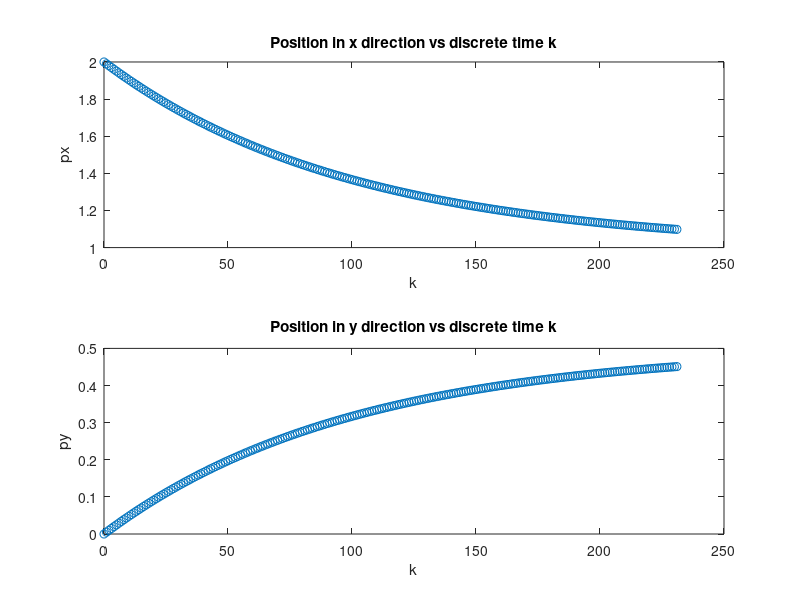
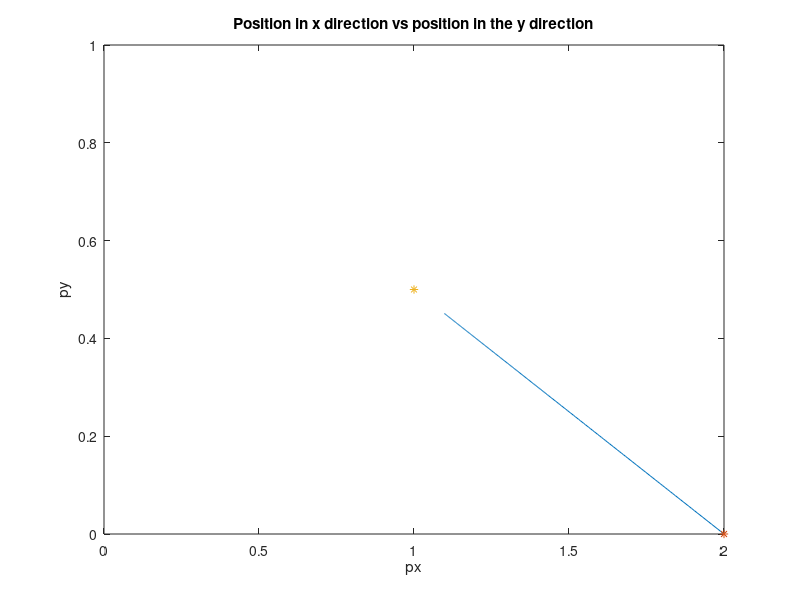

Source code (MATLAB) for these figures, in order:
% ECE 8 Lecture 9 -- Calculate position trajectory of the brick using a discrete-time
% model for any given number of discrete steps
close all;
clear all;

% discrete number of steps to calculate the trajectory
% N = 200;
% No need to define it as we will do a while loop

% define desired position
pxd = 1;
pyd = 0.5;

% provide what is needed to calculate the trajectory

% 1) define the initial condition (position)
px0 = 2;
py0 = 0;

% 2) define the input (velocity)
% Now that we understand the principle of feedback, we will
% define vx and vy using the error between the desired position
% and the current position. We do this in the for loop below.

% 3) define the planar model (in this case
%
% px_k+1 = px_k + Delta * vx_k
% py_k+1 = py_k + Delta * vy_k
%
%  step size (in seconds)
Delta = 0.01;
% )
px = px0; % initialize my trajectory at px0
py = py0; % initialize my trajectory at py0
k = 0; % initialize discrete time vector
ex = pxd - px0; % initialize the error in x 
ey = pyd - py0; % initialize the error in y
% define level of closeness (or tolerance) parameter
tolx = 0.1; % desired closeness to pxd
toly = 0.1; % desired closeness to pyd
% we want to loop as long as ex is large and ey is large
% in other words, we want 
% "expression"
% in the while loop to be true unless
%  (ex <= tolx) && (ey <= toly)
% initialize a counter
i = 1;
while (abs(ex) >= tolx) || (abs(ey) >= toly)
    % calculate the error signal 
    % in the x direction
    ex = pxd - px(i); % desired x position minus current x position
    % in the y direction
    ey = pyd - py(i); % desired y position minus current y position
    % next, we define the velocity inputs as follows:
    vx(i) = ex;
    vy(i) = ey;
    % calculate the trajectory for the model
    % px_k+1 = px_k + Delta * vx_k
    px(i+1) = px(i) + Delta * vx(i);
    % py_k+1 = py_k + Delta * vy_k
    py(i+1) = py(i) + Delta * vy(i);
    % populate discrete time vector
    k(i+1) = k(i) + 1;
    % increment the counter
    i = i + 1; % to be ready for the next time instant
end

% at this point we would have px from 0 to N

% plot px and py as a function of k in a single figure with two drawings
figure
subplot(2,1,1) % define a 2x1 figure structure
% put px vs k in (1,1) entry
plot(k,px,'o')
xlabel('k')
ylabel('px')
title('Position in x direction vs discrete time k')

subplot(2,1,2) % define a 2x1 figure structure
% put py vs k in (2,1) entry
plot(k,py,'o')
xlabel('k')
ylabel('py')
title('Position in y direction vs discrete time k')


% plot py vs px in a planar plot
figure
plot(px,py) % Plot pairs (px(i),py(i)) one at a time
xlabel('px')
ylabel('py')
title('Position in x direction vs position in the y direction')
axis([0 2 0 1]) % define min for x to be 0, max for x to be 2
                % and define min for y to be 0, and max for y to be 1
% mark initial position
hold on
plot(px(1),py(1),'*')
% mark final position
% if know N, being the last data point
%plot(px(N),py(N),'or')
% if we don't know entry number of last data point 
% Nmax = length(px); % for matrices, use function size
% mark desired position
plot(pxd,pyd,'*')
